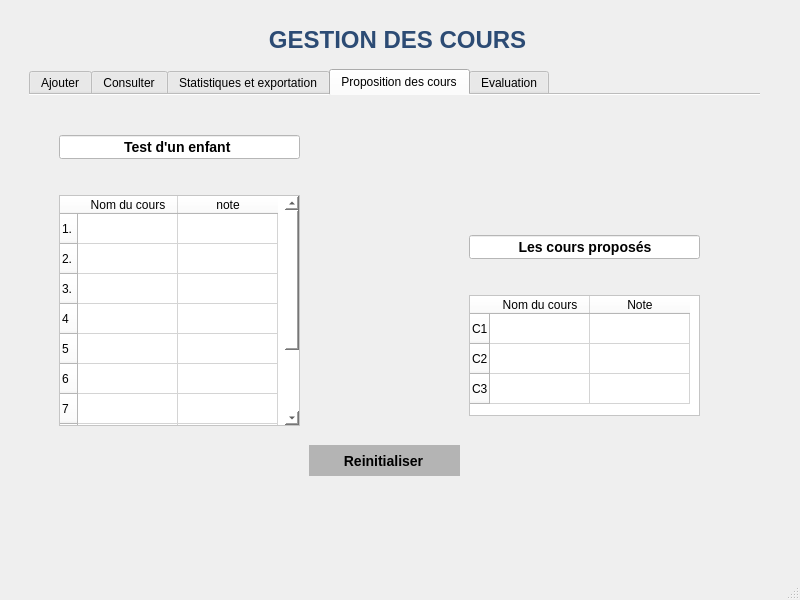
<?xml version="1.0" encoding="UTF-8"?>
<ui version="4.0">
 <class>GestionCours</class>
 <widget class="QMainWindow" name="GestionCours">
  <property name="geometry">
   <rect>
    <x>0</x>
    <y>0</y>
    <width>800</width>
    <height>600</height>
   </rect>
  </property>
  <property name="windowTitle">
   <string>GestionCours</string>
  </property>
  <widget class="QWidget" name="centralwidget">
   <widget class="QWidget" name="widget" native="true">
    <property name="geometry">
     <rect>
      <x>-1</x>
      <y>-1</y>
      <width>801</width>
      <height>561</height>
     </rect>
    </property>
    <property name="styleSheet">
     <string notr="true">QWidget {
    background: qlineargradient(x1: 0, y1: 0, x2: 0, y2: 1, 
                                stop: 0 #F5E6D0, 
                                stop: 0.6 #F5E6D0, 
                                stop: 0.61 #5FC9C5, 
                                stop: 1 #5FC9C5);
}</string>
    </property>
    <widget class="QLabel" name="label">
     <property name="geometry">
      <rect>
       <x>250</x>
       <y>20</y>
       <width>281</width>
       <height>41</height>
      </rect>
     </property>
     <property name="styleSheet">
      <string notr="true">QWidget {
	color: rgb(44, 75, 116);
	font-size: 24px;
    font-weight: 600;
    background: qlineargradient(x1: 0, y1: 0, x2: 0, y2: 1, 
                                stop: 0 #F8F0E0, 
                                stop: 0.5 #F5EAD8, 
                                stop: 1 #F2E4D0);
}</string>
     </property>
     <property name="text">
      <string>   GESTION DES COURS</string>
     </property>
    </widget>
    <widget class="QTabWidget" name="tabWidget_2">
     <property name="geometry">
      <rect>
       <x>30</x>
       <y>70</y>
       <width>731</width>
       <height>451</height>
      </rect>
     </property>
     <property name="autoFillBackground">
      <bool>false</bool>
     </property>
     <property name="styleSheet">
      <string notr="true">QWidget {
    background: qlineargradient(x1: 0, y1: 0, x2: 0, y2: 1, 
                                stop: 0 #F8F0E0, 
                                stop: 0.5 #F5EAD8, 
                                stop: 1 #F2E4D0);
}
color: rgb(0, 0, 0);</string>
     </property>
     <property name="currentIndex">
      <number>3</number>
     </property>
     <property name="documentMode">
      <bool>true</bool>
     </property>
     <property name="tabsClosable">
      <bool>false</bool>
     </property>
     <property name="movable">
      <bool>false</bool>
     </property>
     <property name="tabBarAutoHide">
      <bool>false</bool>
     </property>
     <widget class="QWidget" name="Tab5_7">
      <attribute name="title">
       <string>Ajouter</string>
      </attribute>
      <widget class="QWidget" name="widget_7" native="true">
       <property name="geometry">
        <rect>
         <x>0</x>
         <y>-30</y>
         <width>731</width>
         <height>461</height>
        </rect>
       </property>
       <property name="styleSheet">
        <string notr="true">QWidget {
    background: qlineargradient(x1: 0, y1: 0, x2: 0, y2: 1, 
                                stop: 0 #F8F0E0, 
                                stop: 0.5 #F5EAD8, 
                                stop: 1 #F2E4D0);
}</string>
       </property>
       <widget class="QLabel" name="label_2">
        <property name="geometry">
         <rect>
          <x>250</x>
          <y>50</y>
          <width>191</width>
          <height>41</height>
         </rect>
        </property>
        <property name="styleSheet">
         <string notr="true">QWidget {
	color: rgb(44, 75, 116);
	font-size: 24px;
    font-weight: 600;
    background: qlineargradient(x1: 0, y1: 0, x2: 0, y2: 1, 
                                stop: 0 #F8F0E0, 
                                stop: 0.5 #F5EAD8, 
                                stop: 1 #F2E4D0);
}</string>
        </property>
        <property name="text">
         <string>Ajouter un cours</string>
        </property>
       </widget>
       <widget class="QTableWidget" name="tableWidget">
        <property name="geometry">
         <rect>
          <x>205</x>
          <y>110</y>
          <width>301</width>
          <height>251</height>
         </rect>
        </property>
        <property name="styleSheet">
         <string notr="true">background-color: rgb(255, 255, 255);</string>
        </property>
       </widget>
       <widget class="QLabel" name="label_3">
        <property name="geometry">
         <rect>
          <x>220</x>
          <y>130</y>
          <width>101</width>
          <height>16</height>
         </rect>
        </property>
        <property name="styleSheet">
         <string notr="true">background-color: rgb(255, 255, 255);
color: rgb(0, 0, 0);
font-size: 14px;
    font-weight: 600;</string>
        </property>
        <property name="text">
         <string>Nom du cours:</string>
        </property>
       </widget>
       <widget class="QLabel" name="label_4">
        <property name="geometry">
         <rect>
          <x>220</x>
          <y>200</y>
          <width>131</width>
          <height>16</height>
         </rect>
        </property>
        <property name="styleSheet">
         <string notr="true">background-color: rgb(255, 255, 255);
color: rgb(0, 0, 0);
font-size: 14px;
    font-weight: 600;</string>
        </property>
        <property name="text">
         <string>Nom du professeur:</string>
        </property>
       </widget>
       <widget class="QLabel" name="label_5">
        <property name="geometry">
         <rect>
          <x>220</x>
          <y>280</y>
          <width>111</width>
          <height>16</height>
         </rect>
        </property>
        <property name="styleSheet">
         <string notr="true">background-color: rgb(255, 255, 255);
color: rgb(0, 0, 0);
font-size: 14px;
    font-weight: 600;</string>
        </property>
        <property name="text">
         <string>Durée du cours:</string>
        </property>
       </widget>
       <widget class="QLineEdit" name="lineEdit">
        <property name="geometry">
         <rect>
          <x>210</x>
          <y>160</y>
          <width>291</width>
          <height>24</height>
         </rect>
        </property>
        <property name="styleSheet">
         <string notr="true">background-color: rgb(255, 255, 255);
color: rgb(0, 0, 0);</string>
        </property>
        <property name="text">
         <string>................................................................................................</string>
        </property>
       </widget>
       <widget class="QLineEdit" name="lineEdit_2">
        <property name="geometry">
         <rect>
          <x>210</x>
          <y>240</y>
          <width>291</width>
          <height>24</height>
         </rect>
        </property>
        <property name="styleSheet">
         <string notr="true">background-color: rgb(255, 255, 255);
color: rgb(0, 0, 0);
</string>
        </property>
        <property name="text">
         <string>................................................................................................</string>
        </property>
       </widget>
       <widget class="QLineEdit" name="lineEdit_3">
        <property name="geometry">
         <rect>
          <x>210</x>
          <y>320</y>
          <width>291</width>
          <height>24</height>
         </rect>
        </property>
        <property name="styleSheet">
         <string notr="true">background-color: rgb(255, 255, 255);
color: rgb(0, 0, 0);</string>
        </property>
        <property name="text">
         <string>................................................................................................................................................................</string>
        </property>
       </widget>
       <widget class="QLabel" name="label_6">
        <property name="geometry">
         <rect>
          <x>140</x>
          <y>380</y>
          <width>151</width>
          <height>31</height>
         </rect>
        </property>
        <property name="styleSheet">
         <string notr="true">font-size: 14px;
    font-weight: 600;
background-color: rgb(40, 167, 69);
</string>
        </property>
        <property name="text">
         <string>             Ajouter</string>
        </property>
       </widget>
       <widget class="QLabel" name="label_7">
        <property name="geometry">
         <rect>
          <x>390</x>
          <y>380</y>
          <width>151</width>
          <height>31</height>
         </rect>
        </property>
        <property name="styleSheet">
         <string notr="true">font-size: 14px;
    font-weight: 600;
background-color: rgb(180, 180, 180);</string>
        </property>
        <property name="text">
         <string>         Reinitialiser</string>
        </property>
       </widget>
       <widget class="QLabel" name="label_11">
        <property name="geometry">
         <rect>
          <x>620</x>
          <y>30</y>
          <width>111</width>
          <height>111</height>
         </rect>
        </property>
        <property name="styleSheet">
         <string notr="true">QWidget {
    background: qlineargradient(x1: 0, y1: 0, x2: 0, y2: 1, 
                                stop: 0 #F8F0E0, 
                                stop: 0.5 #F5EAD8, 
                                stop: 1 #F2E4D0);
}</string>
        </property>
        <property name="text">
         <string/>
        </property>
        <property name="pixmap">
         <pixmap>logo.png</pixmap>
        </property>
        <property name="scaledContents">
         <bool>true</bool>
        </property>
       </widget>
      </widget>
     </widget>
     <widget class="QWidget" name="tab_30">
      <attribute name="title">
       <string>Consulter</string>
      </attribute>
      <widget class="QWidget" name="widget_3" native="true">
       <property name="geometry">
        <rect>
         <x>0</x>
         <y>-30</y>
         <width>731</width>
         <height>461</height>
        </rect>
       </property>
       <property name="styleSheet">
        <string notr="true">QWidget {
    background: qlineargradient(x1: 0, y1: 0, x2: 0, y2: 1, 
                                stop: 0 #F8F0E0, 
                                stop: 0.5 #F5EAD8, 
                                stop: 1 #F2E4D0);
}
</string>
       </property>
       <widget class="QTableWidget" name="tableWidget_2">
        <property name="geometry">
         <rect>
          <x>170</x>
          <y>100</y>
          <width>341</width>
          <height>231</height>
         </rect>
        </property>
        <property name="styleSheet">
         <string notr="true">color: rgb(0, 0, 0);
background-color: rgb(255, 255, 255);</string>
        </property>
        <row>
         <property name="text">
          <string>1.</string>
         </property>
        </row>
        <row>
         <property name="text">
          <string>2.</string>
         </property>
        </row>
        <row>
         <property name="text">
          <string>3.</string>
         </property>
        </row>
        <row/>
        <row/>
        <row/>
        <row/>
        <row/>
        <row/>
        <row/>
        <column>
         <property name="text">
          <string>Nom du cours</string>
         </property>
        </column>
        <column>
         <property name="text">
          <string>Professeur</string>
         </property>
        </column>
        <column>
         <property name="text">
          <string>Durée du cours</string>
         </property>
        </column>
       </widget>
       <widget class="QLineEdit" name="lineEdit_4">
        <property name="geometry">
         <rect>
          <x>20</x>
          <y>50</y>
          <width>261</width>
          <height>24</height>
         </rect>
        </property>
        <property name="styleSheet">
         <string notr="true">background-color: rgb(255, 255, 255);
color: rgb(0, 0, 0);
</string>
        </property>
        <property name="text">
         <string>🔍Rechercher un cours :</string>
        </property>
       </widget>
       <widget class="QLineEdit" name="lineEdit_5">
        <property name="geometry">
         <rect>
          <x>290</x>
          <y>50</y>
          <width>91</width>
          <height>24</height>
         </rect>
        </property>
        <property name="styleSheet">
         <string notr="true">background-color: rgb(255, 255, 255);
color: rgb(0, 0, 0);</string>
        </property>
        <property name="text">
         <string>🔍Rechercher</string>
        </property>
       </widget>
       <widget class="QLabel" name="label_9">
        <property name="geometry">
         <rect>
          <x>170</x>
          <y>360</y>
          <width>151</width>
          <height>31</height>
         </rect>
        </property>
        <property name="styleSheet">
         <string notr="true">font-size: 14px;
    font-weight: 600;
background-color: rgb(0, 123, 255);
</string>
        </property>
        <property name="text">
         <string>            Modifier</string>
        </property>
       </widget>
       <widget class="QLabel" name="label_8">
        <property name="geometry">
         <rect>
          <x>360</x>
          <y>360</y>
          <width>151</width>
          <height>31</height>
         </rect>
        </property>
        <property name="styleSheet">
         <string notr="true">font-size: 14px;
    font-weight: 600;
background-color: rgb(224, 80, 80)
</string>
        </property>
        <property name="text">
         <string>       🗑️Supprimer</string>
        </property>
       </widget>
       <widget class="QLabel" name="label_10">
        <property name="geometry">
         <rect>
          <x>260</x>
          <y>410</y>
          <width>151</width>
          <height>31</height>
         </rect>
        </property>
        <property name="styleSheet">
         <string notr="true">font-size: 14px;
    font-weight: 600;
background-color: rgb(180, 180, 180);</string>
        </property>
        <property name="text">
         <string>   🗃️Exporter en pdf</string>
        </property>
       </widget>
       <widget class="QLineEdit" name="lineEdit_7">
        <property name="geometry">
         <rect>
          <x>20</x>
          <y>80</y>
          <width>51</width>
          <height>24</height>
         </rect>
        </property>
        <property name="styleSheet">
         <string notr="true">background-color: rgb(255, 255, 255);
color: rgb(0, 0, 0);</string>
        </property>
        <property name="text">
         <string>🗄️Trier</string>
        </property>
       </widget>
       <widget class="QLabel" name="label_18">
        <property name="geometry">
         <rect>
          <x>620</x>
          <y>30</y>
          <width>111</width>
          <height>111</height>
         </rect>
        </property>
        <property name="styleSheet">
         <string notr="true">QWidget {
    background: qlineargradient(x1: 0, y1: 0, x2: 0, y2: 1, 
                                stop: 0 #F8F0E0, 
                                stop: 0.5 #F5EAD8, 
                                stop: 1 #F2E4D0);
}
</string>
        </property>
        <property name="text">
         <string/>
        </property>
        <property name="pixmap">
         <pixmap>logo.png</pixmap>
        </property>
        <property name="scaledContents">
         <bool>true</bool>
        </property>
       </widget>
      </widget>
     </widget>
     <widget class="QWidget" name="tab_31">
      <attribute name="title">
       <string>Statistiques et exportation</string>
      </attribute>
      <widget class="QWidget" name="widget_4" native="true">
       <property name="geometry">
        <rect>
         <x>0</x>
         <y>-30</y>
         <width>731</width>
         <height>461</height>
        </rect>
       </property>
       <property name="styleSheet">
        <string notr="true">QWidget {
    background: qlineargradient(x1: 0, y1: 0, x2: 0, y2: 1, 
                                stop: 0 #F8F0E0, 
                                stop: 0.5 #F5EAD8, 
                                stop: 1 #F2E4D0);
}
</string>
       </property>
       <widget class="QLabel" name="label_12">
        <property name="geometry">
         <rect>
          <x>70</x>
          <y>150</y>
          <width>181</width>
          <height>171</height>
         </rect>
        </property>
        <property name="styleSheet">
         <string notr="true">font: 72pt &quot;Segoe UI&quot;;
background-color: rgb(255, 255, 255);</string>
        </property>
        <property name="text">
         <string> 📈</string>
        </property>
       </widget>
       <widget class="QLabel" name="label_13">
        <property name="geometry">
         <rect>
          <x>270</x>
          <y>370</y>
          <width>151</width>
          <height>31</height>
         </rect>
        </property>
        <property name="styleSheet">
         <string notr="true">font-size: 14px;
    font-weight: 600;
background-color: rgb(180, 180, 180);</string>
        </property>
        <property name="text">
         <string>    🗃️Exporter en pdf</string>
        </property>
       </widget>
       <widget class="QLabel" name="label_16">
        <property name="geometry">
         <rect>
          <x>310</x>
          <y>150</y>
          <width>341</width>
          <height>171</height>
         </rect>
        </property>
        <property name="styleSheet">
         <string notr="true">font: 109pt &quot;Segoe UI&quot;;
background-color: rgb(255, 255, 255);</string>
        </property>
        <property name="text">
         <string/>
        </property>
        <property name="pixmap">
         <pixmap>statistique.png</pixmap>
        </property>
       </widget>
       <widget class="QLabel" name="label_17">
        <property name="geometry">
         <rect>
          <x>200</x>
          <y>50</y>
          <width>321</width>
          <height>41</height>
         </rect>
        </property>
        <property name="styleSheet">
         <string notr="true">QWidget {
	color: rgb(44, 75, 116);
	font-size: 24px;
    font-weight: 600;
    background: qlineargradient(x1: 0, y1: 0, x2: 0, y2: 1, 
                                stop: 0 #F8F0E0, 
                                stop: 0.5 #F5EAD8, 
                                stop: 1 #F2E4D0);
}</string>
        </property>
        <property name="text">
         <string>Statistiques et exportation</string>
        </property>
       </widget>
       <widget class="QLabel" name="label_19">
        <property name="geometry">
         <rect>
          <x>620</x>
          <y>30</y>
          <width>111</width>
          <height>111</height>
         </rect>
        </property>
        <property name="styleSheet">
         <string notr="true">QWidget {
    background: qlineargradient(x1: 0, y1: 0, x2: 0, y2: 1, 
                                stop: 0 #F8F0E0, 
                                stop: 0.5 #F5EAD8, 
                                stop: 1 #F2E4D0);
}</string>
        </property>
        <property name="text">
         <string/>
        </property>
        <property name="pixmap">
         <pixmap>logo.png</pixmap>
        </property>
        <property name="scaledContents">
         <bool>true</bool>
        </property>
       </widget>
      </widget>
     </widget>
     <widget class="QWidget" name="tab_33">
      <attribute name="title">
       <string>Proposition des cours</string>
      </attribute>
      <widget class="QWidget" name="widget_6" native="true">
       <property name="geometry">
        <rect>
         <x>0</x>
         <y>-30</y>
         <width>731</width>
         <height>461</height>
        </rect>
       </property>
       <property name="styleSheet">
        <string notr="true">QWidget {
    background: qlineargradient(x1: 0, y1: 0, x2: 0, y2: 1, 
                                stop: 0 #F8F0E0, 
                                stop: 0.5 #F5EAD8, 
                                stop: 1 #F2E4D0);
}
</string>
       </property>
       <widget class="QTableWidget" name="tableWidget_3">
        <property name="geometry">
         <rect>
          <x>30</x>
          <y>130</y>
          <width>241</width>
          <height>231</height>
         </rect>
        </property>
        <property name="styleSheet">
         <string notr="true">color: rgb(0, 0, 0);
background-color: rgb(255, 255, 255);</string>
        </property>
        <row>
         <property name="text">
          <string>1.</string>
         </property>
        </row>
        <row>
         <property name="text">
          <string>2.</string>
         </property>
        </row>
        <row>
         <property name="text">
          <string>3.</string>
         </property>
        </row>
        <row/>
        <row/>
        <row/>
        <row/>
        <row/>
        <row/>
        <row/>
        <column>
         <property name="text">
          <string>Nom du cours</string>
         </property>
        </column>
        <column>
         <property name="text">
          <string>note</string>
         </property>
        </column>
       </widget>
       <widget class="QTableWidget" name="tableWidget_4">
        <property name="geometry">
         <rect>
          <x>440</x>
          <y>230</y>
          <width>231</width>
          <height>121</height>
         </rect>
        </property>
        <property name="styleSheet">
         <string notr="true">color: rgb(0, 0, 0);
background-color: rgb(255, 255, 255);</string>
        </property>
        <row>
         <property name="text">
          <string>C1</string>
         </property>
        </row>
        <row>
         <property name="text">
          <string>C2</string>
         </property>
        </row>
        <row>
         <property name="text">
          <string>C3</string>
         </property>
        </row>
        <column>
         <property name="text">
          <string>Nom du cours</string>
         </property>
        </column>
        <column>
         <property name="text">
          <string>Note</string>
         </property>
        </column>
       </widget>
       <widget class="QLineEdit" name="lineEdit_8">
        <property name="geometry">
         <rect>
          <x>30</x>
          <y>70</y>
          <width>241</width>
          <height>24</height>
         </rect>
        </property>
        <property name="styleSheet">
         <string notr="true">background-color: rgb(255, 255, 255);
color: rgb(0, 0, 0);
font-size: 14px;
    font-weight: 600;</string>
        </property>
        <property name="text">
         <string>                Test d'un enfant</string>
        </property>
       </widget>
       <widget class="QLineEdit" name="lineEdit_9">
        <property name="geometry">
         <rect>
          <x>440</x>
          <y>170</y>
          <width>231</width>
          <height>24</height>
         </rect>
        </property>
        <property name="styleSheet">
         <string notr="true">background-color: rgb(255, 255, 255);
color: rgb(0, 0, 0);
font-size: 14px;
    font-weight: 600;</string>
        </property>
        <property name="text">
         <string>            Les cours proposés</string>
        </property>
       </widget>
       <widget class="QLabel" name="label_14">
        <property name="geometry">
         <rect>
          <x>280</x>
          <y>380</y>
          <width>151</width>
          <height>31</height>
         </rect>
        </property>
        <property name="styleSheet">
         <string notr="true">font-size: 14px;
    font-weight: 600;
background-color: rgb(180, 180, 180);</string>
        </property>
        <property name="text">
         <string>         Reinitialiser</string>
        </property>
       </widget>
       <widget class="QLabel" name="label_20">
        <property name="geometry">
         <rect>
          <x>620</x>
          <y>30</y>
          <width>111</width>
          <height>111</height>
         </rect>
        </property>
        <property name="styleSheet">
         <string notr="true">QWidget {
    background: qlineargradient(x1: 0, y1: 0, x2: 0, y2: 1, 
                                stop: 0 #F8F0E0, 
                                stop: 0.5 #F5EAD8, 
                                stop: 1 #F2E4D0);
}</string>
        </property>
        <property name="text">
         <string/>
        </property>
        <property name="pixmap">
         <pixmap>logo.png</pixmap>
        </property>
        <property name="scaledContents">
         <bool>true</bool>
        </property>
       </widget>
      </widget>
     </widget>
     <widget class="QWidget" name="tab_32">
      <attribute name="title">
       <string>Evaluation</string>
      </attribute>
      <widget class="QWidget" name="widget_5" native="true">
       <property name="geometry">
        <rect>
         <x>0</x>
         <y>-30</y>
         <width>731</width>
         <height>461</height>
        </rect>
       </property>
       <property name="styleSheet">
        <string notr="true">QWidget {
    background: qlineargradient(x1: 0, y1: 0, x2: 0, y2: 1, 
                                stop: 0 #F8F0E0, 
                                stop: 0.5 #F5EAD8, 
                                stop: 1 #F2E4D0);
}
</string>
       </property>
       <widget class="QTableWidget" name="tableWidget_5">
        <property name="geometry">
         <rect>
          <x>140</x>
          <y>150</y>
          <width>441</width>
          <height>121</height>
         </rect>
        </property>
        <property name="styleSheet">
         <string notr="true">color: rgb(0, 0, 0);
background-color: rgb(255, 255, 255);</string>
        </property>
        <row>
         <property name="text">
          <string>C1</string>
         </property>
        </row>
        <row>
         <property name="text">
          <string>C2</string>
         </property>
        </row>
        <row>
         <property name="text">
          <string>C3</string>
         </property>
        </row>
        <column>
         <property name="text">
          <string>Nom du cours</string>
         </property>
        </column>
        <column>
         <property name="text">
          <string>note</string>
         </property>
        </column>
        <column>
         <property name="text">
          <string>Taux de réussite</string>
         </property>
        </column>
        <column>
         <property name="text">
          <string>Effecifs total</string>
         </property>
        </column>
       </widget>
       <widget class="QLabel" name="label_15">
        <property name="geometry">
         <rect>
          <x>280</x>
          <y>330</y>
          <width>151</width>
          <height>31</height>
         </rect>
        </property>
        <property name="styleSheet">
         <string notr="true">font-size: 14px;
    font-weight: 600;
background-color: rgb(180, 180, 180);</string>
        </property>
        <property name="text">
         <string>    🗃️Exporter en pdf</string>
        </property>
       </widget>
       <widget class="QLabel" name="label_30">
        <property name="geometry">
         <rect>
          <x>260</x>
          <y>60</y>
          <width>191</width>
          <height>41</height>
         </rect>
        </property>
        <property name="styleSheet">
         <string notr="true">QWidget {
	color: rgb(44, 75, 116);
	font-size: 24px;
    font-weight: 600;
    background: qlineargradient(x1: 0, y1: 0, x2: 0, y2: 1, 
                                stop: 0 #F8F0E0, 
                                stop: 0.5 #F5EAD8, 
                                stop: 1 #F2E4D0);
}</string>
        </property>
        <property name="text">
         <string>     Evaluation</string>
        </property>
       </widget>
       <widget class="QLabel" name="label_21">
        <property name="geometry">
         <rect>
          <x>620</x>
          <y>30</y>
          <width>111</width>
          <height>111</height>
         </rect>
        </property>
        <property name="styleSheet">
         <string notr="true">QWidget {
    background: qlineargradient(x1: 0, y1: 0, x2: 0, y2: 1, 
                                stop: 0 #F8F0E0, 
                                stop: 0.5 #F5EAD8, 
                                stop: 1 #F2E4D0);
}</string>
        </property>
        <property name="text">
         <string/>
        </property>
        <property name="pixmap">
         <pixmap>logo.png</pixmap>
        </property>
        <property name="scaledContents">
         <bool>true</bool>
        </property>
       </widget>
      </widget>
     </widget>
    </widget>
   </widget>
  </widget>
  <widget class="QStatusBar" name="statusbar"/>
  <widget class="QMenuBar" name="menubar">
   <property name="geometry">
    <rect>
     <x>0</x>
     <y>0</y>
     <width>800</width>
     <height>21</height>
    </rect>
   </property>
  </widget>
 </widget>
 <resources/>
 <connections/>
</ui>
